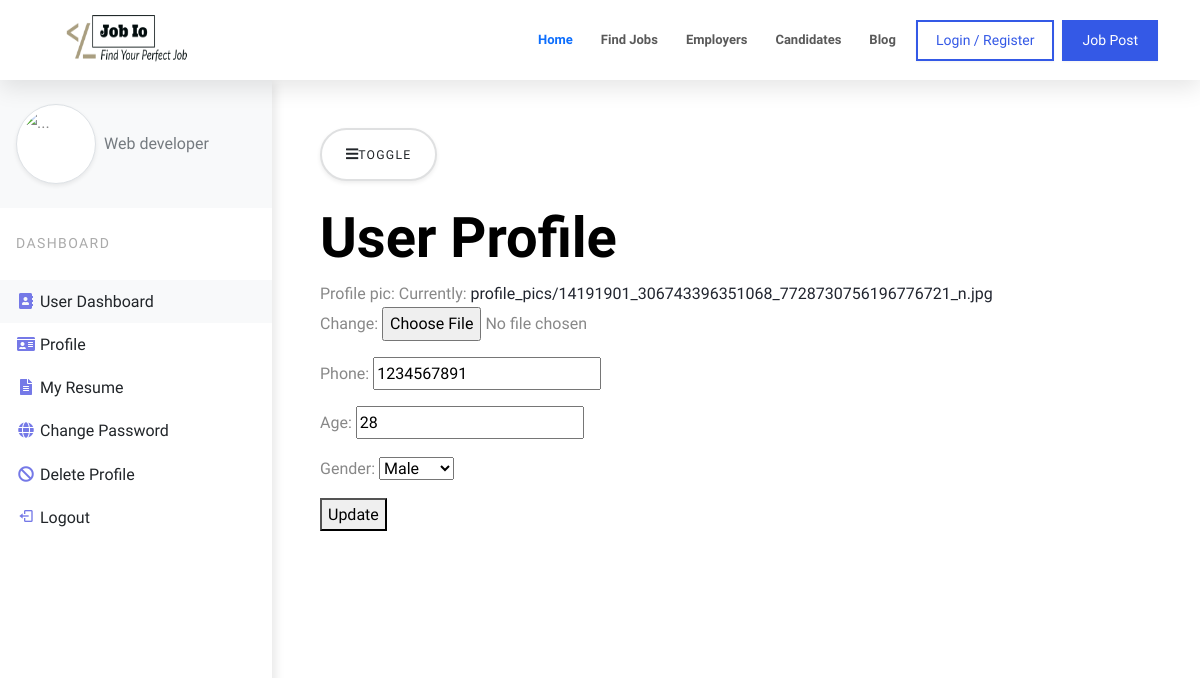
The app's page /accounts/my-profile/7, older data.
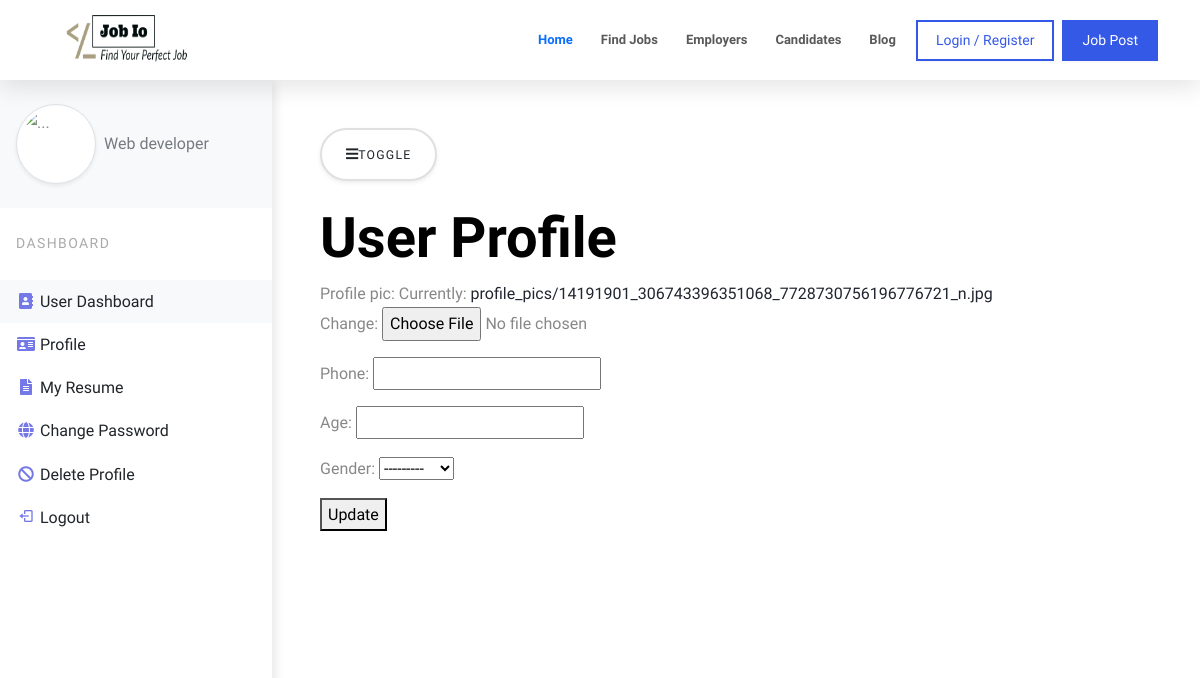
The same page, newer data.
### accounts/models.py (models this page shows, shortened)
class EmployeeProfile(models.Model):
    employee = models.OneToOneField(Employee, on_delete=models.CASCADE)
    profile_pic = models.ImageField(default='profile_pics/default.jpg', upload_to='profile_pics')
    phone_regex = RegexValidator( regex = r'^\d{10}$',message = "phone number should exactly be in 10 digits")
    phone = models.CharField(max_length=255, validators=[phone_regex], blank = True, null=True)
    age = models.SmallIntegerField(null=True, blank=True)
    class Gender(models.TextChoices):
        MALE = "MALE", "Male"
        FEMALE = "FEMALE", "Female"
        OTHER = "OTHER", "Other"
    gender = models.CharField(_("Gender"), max_length=100, choices=Gender.choices, null=True, blank=True)

### accounts/views.py (the view)
# urls.py: path('my-profile/<int:pk>', views.UpdateProfile.as_view(), name="profile-update"),
class UpdateProfile(UpdateView):
    model = EmployeeProfile
    form_class = UpdateProfileForm
    template_name = 'accounts/myprofile.html'
    extra_context = {'login_form':AuthenticationForm, 'reg_form':EmployeeRegistrationForm, 'reg_employer_form':EmployerRegistrationForm}
    success_url = '/accounts/user-dashboard/'

### accounts/forms.py
class UpdateProfileForm(forms.ModelForm):
    class Meta:
        model = EmployeeProfile
        fields = [
            'profile_pic',
            'phone',
            'age',
            'gender'
        ]

### accounts/templatetags/custom_filters.py (called while the page is built)
def add_class(value, token):
    value.field.widget.attrs['class']=token
    return value

def add_placeholder(value, token):
    value.field.widget.attrs['placeholder']=token
    return value

### templates/accounts/myprofile.html (shortened to what this page needs)
{% extends 'index.html' %}
{% load static %}
{% load custom_filters %}
{% block head %}
<link rel="stylesheet" href="{% static 'css/profile.css' %}">
{% endblock head %}
{% block content %}
<div class="vertical-nav bg-white" id="sidebar">
    <div class="py-4 px-3 mb-4 bg-light">
        <div class="media d-flex align-items-center">
            <img loading="lazy" src="{{ user.employeeprofile.profile_pic.url }}" alt="..." width="80" height="80"
                class="mr-3 rounded-circle img-thumbnail shadow-sm">
            <div class="media-body">
                <p class="font-weight-normal text-muted mx-2 mb-0">Web developer</p>
            </div>
        </div>
    </div>
    <p class="text-gray font-weight-bold text-uppercase px-3 small pb-4 mb-0">Dashboard</p>
    <ul class="nav flex-column bg-white mb-0">
        <li class="nav-item">
            <a href="{% url 'user-dashboard' %}" class="nav-link text-dark bg-light">
                <i class="fa fa-address-book mr-3 text-primary fa-fw"></i>
                User Dashboard
            </a>
        </li>
        <li class="nav-item">
            <a href="{% url 'profile-update' user.employeeprofile.id%}" class="nav-link text-dark">
                <i class="fa fa-id-card mr-3 text-primary fa-fw"></i>
                Profile
            </a>
        </li>
        <li class="nav-item">
            <a href="#" class="nav-link text-dark">
                <i class="fas fa-file-alt mr-3 text-primary fa-fw"></i>
                My Resume
            </a>
        </li>
        <li class="nav-item">
            <a href="{% url 'update-password' %}" class="nav-link text-dark">
                <i class="fa fa-globe text-primary fa-fw"></i>
                Change Password
            </a>
        </li>
        <li class="nav-item">
            <a href="{% url 'delete-user' user.id%}" class="nav-link text-dark">
                <i class="fa fa-ban text-primary fa-fw"></i>
                Delete Profile
            </a>
        </li>
        <li class="nav-item">
            <a href="{% url 'logout' %}" class="nav-link text-dark">
                <i class='bx bx-log-out text-primary fa-fw'></i>
                logout
            </a>
        </li>
    </ul>
    <p class="text-gray font-weight-bold text-uppercase px-3 small py-4 mb-0"></p>
    <ul class="nav flex-column bg-white mb-0">
        <li class="nav-item">
            <a href="#" class="nav-link text-dark">
            </a>
        </li>
        <li class="nav-item">
            <a href="#" class="nav-link text-dark">
            </a>
        </li>
        <li class="nav-item">
            <a href="#" class="nav-link text-dark">
            </a>
        </li>
        <li class="nav-item">
            <a href="#" class="nav-link text-dark">
            </a>
        </li>
    </ul>
</div>
<div class="page-content p-5">
    <button id="sidebarCollapse" type="button" class="btn btn-light bg-white rounded-pill shadow-sm px-4 mb-4"><i
            class="fa fa-bars mr-2"></i><small class="text-uppercase font-weight-bold">Toggle</small></button>
    <form action="{% url 'profile-update' user.employeeprofile.id%}" method="post" enctype="multipart/form-data">
    <h3 class="display-4 text-black">User Profile</h3>
    <p class="lead text-black mb-0">{{form.as_p}}
    </p>
    <button type="submit" class="btn-lg btn-primary">Update</button>
</form>
</div>
{% endblock content %}

### templates/index.html (shortened to what this page needs)
<!DOCTYPE html>
<html lang="en">
{% load custom_filters %}
{% load static %}
<head>
    <link rel="stylesheet" href="https://cdnjs.cloudflare.com/ajax/libs/bootswatch/5.1.3/zephyr/bootstrap.css"
 />
    <link rel="stylesheet" href="https://cdnjs.cloudflare.com/ajax/libs/bootswatch/5.1.3/zephyr/bootstrap.min.css"
 />
    <link href='https://unpkg.com/boxicons@2.0.9/css/boxicons.min.css' rel='stylesheet'>
    <link rel="stylesheet" href="https://stackpath.bootstrapcdn.com/font-awesome/4.7.0/css/font-awesome.min.css">
    <link href="https://cdnjs.cloudflare.com/ajax/libs/font-awesome/5.13.0/css/all.min.css" rel="stylesheet">
    <link rel="stylesheet" href="{% static 'css/style.css' %}">
    {% block head %}{% endblock head %}
</head>
<body>
    <nav class="navbar navbar-expand-lg sticky-top navbar-light bg-white">
        <div class="container">
            <a class="navbar-brand" href="{% url 'index' %}">
                <img src="{% static 'images/logo/Job Io_croped_tra.png' %}" height="60px" width="170px" alt="logo">
            </a>
            <div class="collapse navbar-collapse my-2" id="navbarColor03">
                <ul class="navbar-nav ms-auto">
                    <li class="nav-item">
                        <a class="nav-link my-2 active" href="#home">Home
                        </a>
                    </li>
                    <li class="nav-item">
                        <a class="nav-link my-2" href="#services">Find Jobs</a>
                    </li>
                    <li class="nav-item">
                        <a class="nav-link my-2" href="#">Employers</a>
                    </li>
                    <li class="nav-item">
                        <a class="nav-link my-2" href="#">Candidates</a>
                    </li>
                    <li class="nav-item">
                        <a class="nav-link my-2" href="#">Blog</a>
                    </li>
                    {% if user.is_authenticated %}
                    <li class="nav-item dropdown">
                        <a class="nav-link my-2 dropdown-toggle" data-bs-toggle="dropdown" href="#" role="button"
                            aria-haspopup="true" aria-expanded="false">{{user.name}}</a>
                        <div class="dropdown-menu">
                            <a class="dropdown-item" href=" {% url 'logout' %} ">Log Out</a>
                            <a class="dropdown-item" href="{% url 'user-dashboard' %}">User Dashboard</a>
                            <a class="dropdown-item" href="#">Something else here</a>
                            <div class="dropdown-divider"></div>
                            <a class="dropdown-item" href="#">Separated link</a>
                        </div>
                    </li>
                    {% else %}
                </ul>
                <button class="btn btn-outline-primary py-2 me-2" data-bs-toggle="modal"
                    data-bs-target="#LoginSignUp">Login / Register</button>
                {% endif %}
                <button class="btn btn-primary py-2">Job Post</button>
            </div>
        </div>
    </nav>
    {% block content %}{% endblock content %}
</body>
</html>

### static/css/style.css (style rules this page uses)
:root { --primary: #0d6efd; --dark: #21252f; --body: #888; --white: #ffffff; --box-shadow: 0 8px 22px rgba(0, 0, 0, 0.1); }
body { font-family: "Sora", sans-serif; line-height: 1.7; color: var(--body); }
h1, h2, h3, h4, h5, h6, .display-4 { color: var(--dark); font-weight: 700; }
.navbar { padding: 5px; box-shadow: var(--box-shadow); }
.navbar .nav-link { font-size: 13px; font-weight: 700; padding: 0; }
.navbar-expand-lg .navbar-nav .nav-link { padding-left: 0; }
a { color: var(--dark); text-decoration: none; }
.navbar-light .nav-link.active { color: var(--primary) !important; }
.navbar-light .navbar-nav .nav-link.active { background-color: #ffffff; }
.btn { padding: 14px 18px; border-width: 2px; border-radius: 0; }

### static/css/profile.css (style rules this page uses)
body { min-height: 100vh; overflow-x: hidden; }
.vertical-nav { min-width: 17rem; width: 17rem; height: 100vh; position: fixed; top: 5rem; left: 0; box-shadow: 3px 3px 10px rgba(0, 0, 0, 0.1); transition: all 0.4s; }
.page-content { width: calc(100% - 17rem); margin-left: 17rem; transition: all 0.4s; }
.text-uppercase { letter-spacing: 0.1em; }
.text-gray { color: #aaa; }
.nav-link { text-transform: capitalize; }
.text-primary { color: #7579e7 !important; }

Row changes from the older to the newer data that the page shows:
changed EmployeeProfile: phone "1234567891" → (not shown); age "28" → (not shown); gender "Male" → "---------"
